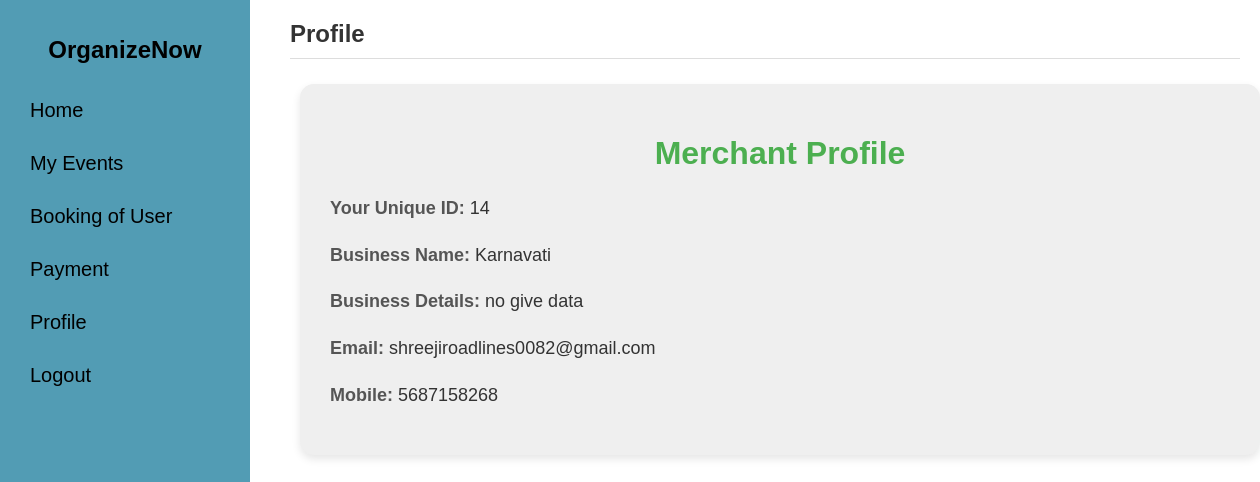
The page /Merchant/profile.php (signed in) on the database as committed earlier.
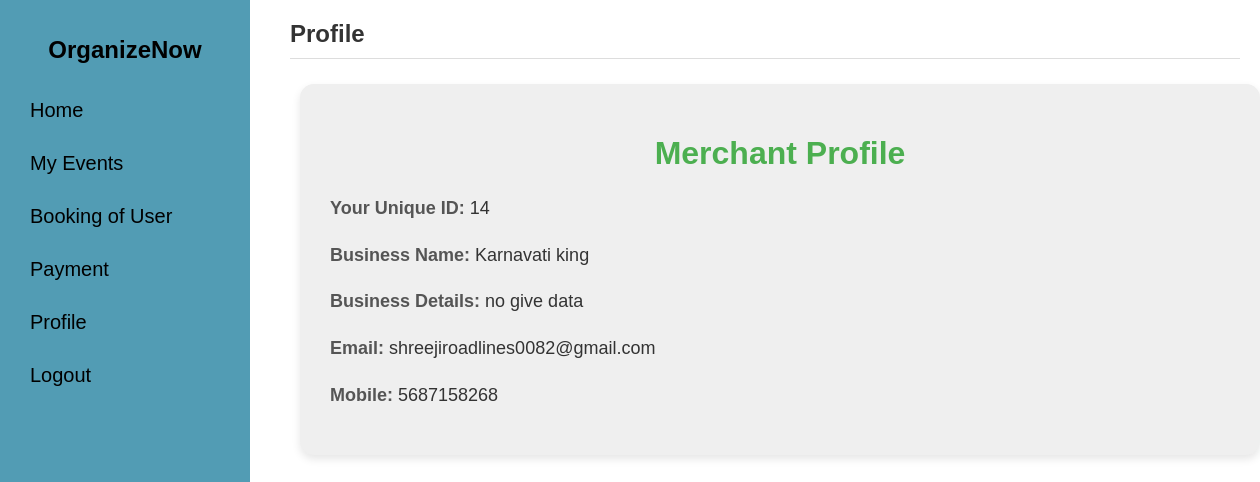
The same page on the database as committed later.
### tables this page shows
CREATE TABLE `merchant` (
  `merchant_id` int(11) NOT NULL,
  `name` varchar(100) NOT NULL,
  `details` varchar(200) NOT NULL,
  `email` varchar(100) NOT NULL,
  `mobile` varchar(15) NOT NULL,
  `password` varchar(200) NOT NULL
);

### Merchant/profile.php (the view, shortened to what this page needs)
<?php
include "sidebarmerchant.php";
?>
<?php
$merchant_id = $_SESSION['merchant_id'];
include('connection.php');
$query = "SELECT * FROM merchant WHERE merchant_id = ?";
$stmt = $conn->prepare($query);
$stmt->bind_param("i", $merchant_id);
$stmt->execute();
$result = $stmt->get_result();
$user = $result->fetch_assoc();
?>
<head>
</head>
<div class="header">
    <h1>Profile</h1><hr>
</div>
<div class="profile">
    <h1>Merchant Profile</h1>
    <p><span class="profile-label">Your Unique ID:</span> <span class="profile-data"><?php echo $user['merchant_id']; ?></span></p>
    <p><span class="profile-label">Business Name:</span> <span class="profile-data"><?php echo $user['name']; ?></span></p>
    <p><span class="profile-label">Business Details:</span> <span class="profile-data"><?php echo $user['details']; ?></span></p>
    <p><span class="profile-label">Email:</span> <span class="profile-data"><?php echo $user['email']; ?></span></p>
    <p><span class="profile-label">Mobile:</span> <span class="profile-data"><?php echo $user['mobile']; ?></span></p>
</div>

Rows that differ between the two databases and show on the page:
changed merchant "no give data": name "Karnavati" → "Karnavati king"
